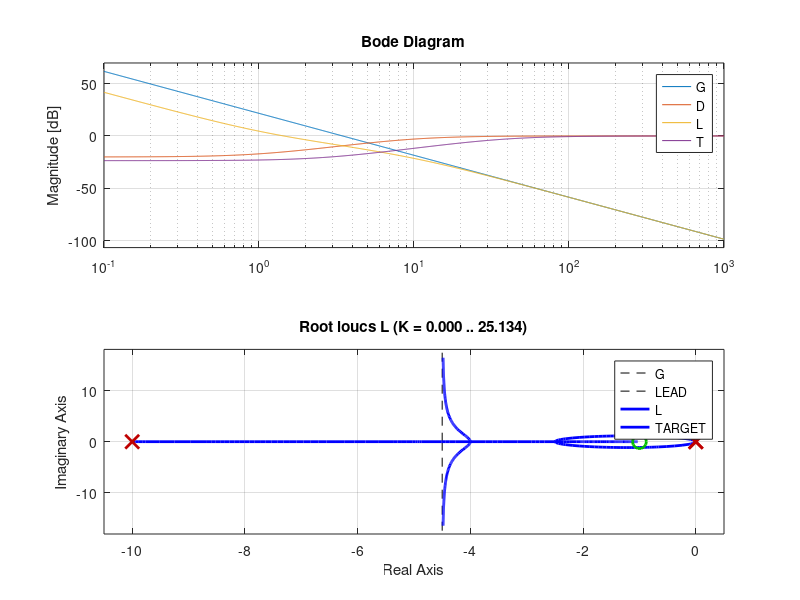

The MATLAB script that drew this image:
%%%%HW2
s = tf('s');
M = 1;
w = 1;
K = 1;
D = K*(s+1)/(s+10);
G = 12/M/(w*s)^2;
L = D*G;
Ks = [0:0.0001:10000];
figure(1)
T = (s+2.58)/(s+38.7);
bode(G, D, L,T);
rlocus(L)

legend("G", "LEAD", "L", "TARGET")